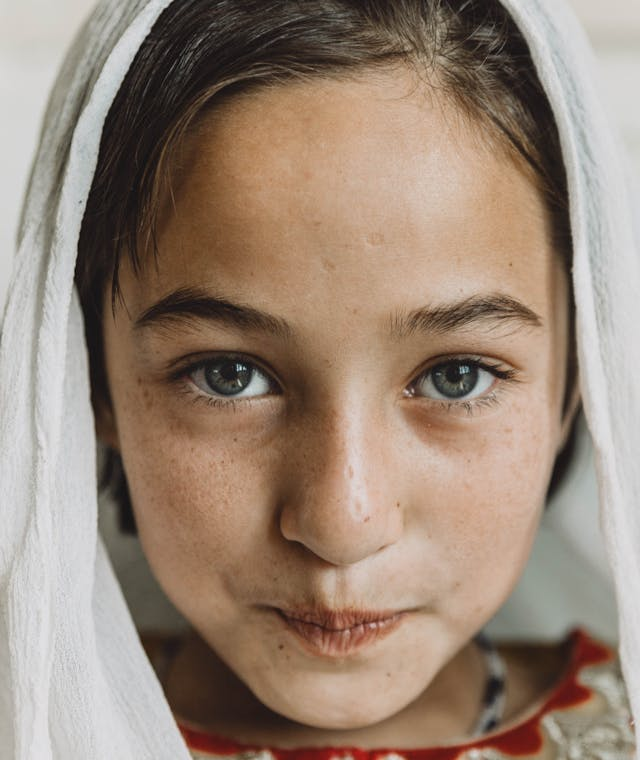
#> input picture TakeHomeAssignment01/input/girl.jpg, 640 x 760 px
$ python 1_intensity_reduction.py
#> lines starting #> are read from the running program, lines starting #| are printed output that depends on the picture; after the words box and inside, x2 and y2 are one past the last pixel; in counts of white or black regions, pixels touching at a corner belong together
from PIL import Image
import numpy as np

def reduce_intensity(image_path, levels):
#> called with image_path = '../input/girl.jpg', levels = 2
    image = Image.open(image_path).convert('L')
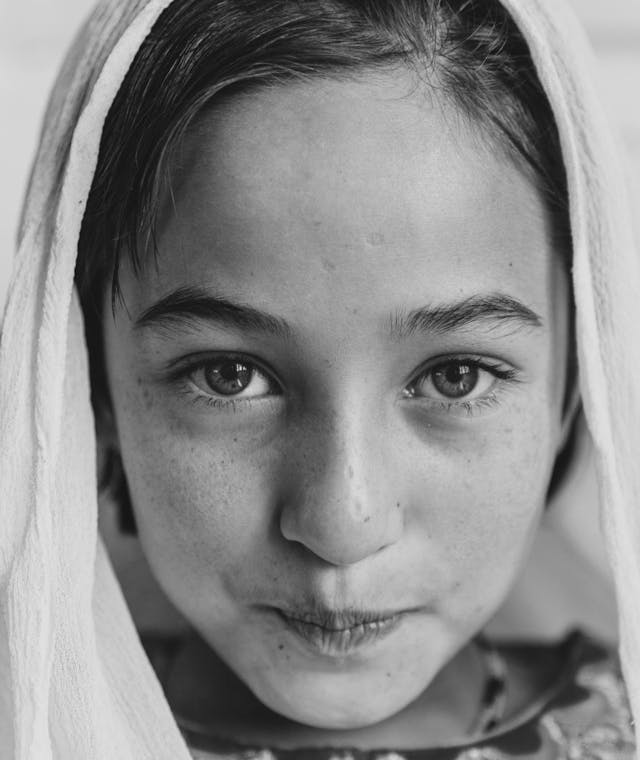
#> image: PIL image 640x760 L; min 2, max 228, mean 137.8
    img_np = np.array(image)

    step = 256 // levels
    reduced = (img_np // step) * step
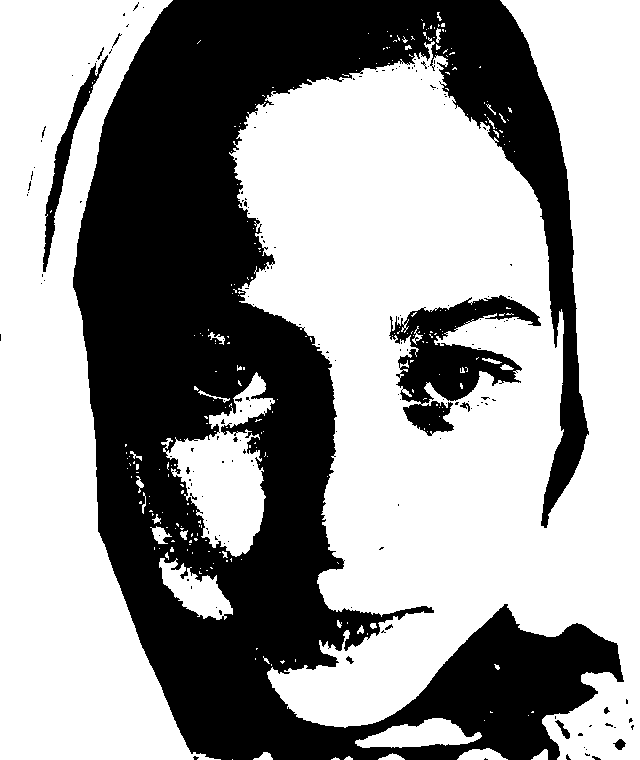
#> reduced: shape (760, 640); values 0 (black) and 128 (white), 60.3% white; 168 black regions (156 under 20 px), largest, box (x1, y1, x2, y2) and area: (73, 0, 624, 760) 181340, (389, 295, 541, 436) 8780, (43, 55, 108, 272) 2049
    Image.fromarray(reduced.astype(np.uint8)).save(
        f'../output/1_intensity_reduction/intensity_{levels}.png')
    return reduced


reduced_img = reduce_intensity('../input/girl.jpg', 2)
